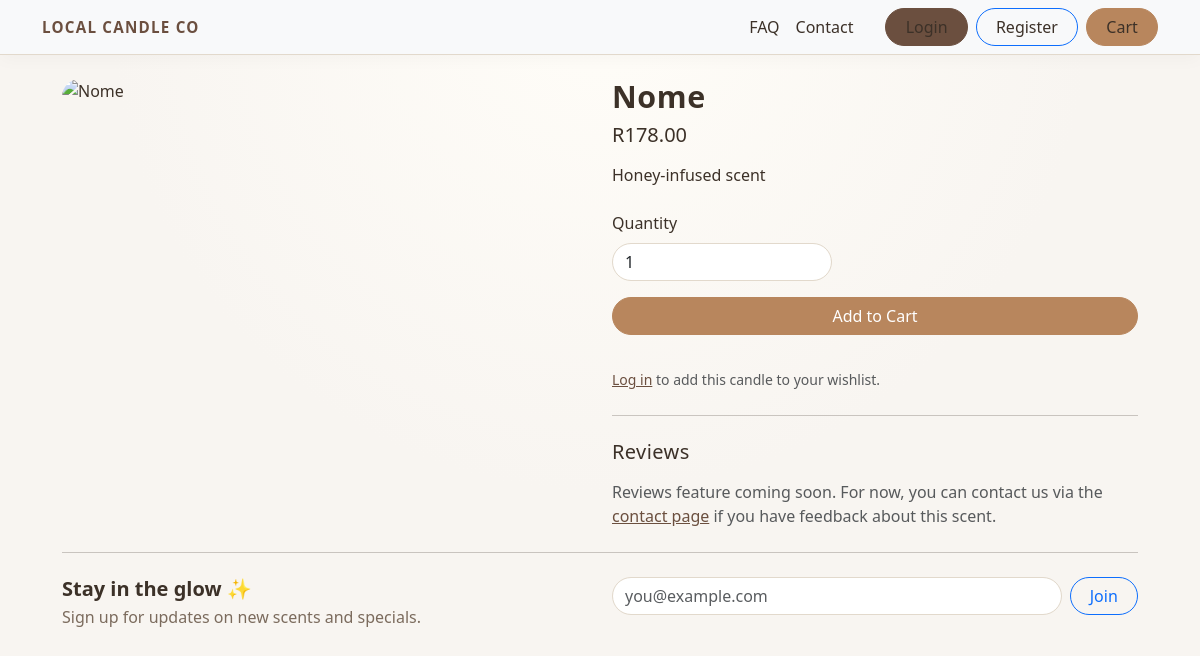
The app's page /p/nome/ with its own data.
### products/models.py (models this page shows, shortened)
class Product(models.Model):
    name = models.CharField(max_length=120)
    slug = models.SlugField(unique=True)
    description = models.TextField()
    price = models.DecimalField(max_digits=8, decimal_places=2)
    image_url = models.URLField(blank=True)
    is_active = models.BooleanField(default=True)
    created_at = models.DateTimeField(auto_now_add=True)
    class Meta:
        ordering = ['name']

### products/views.py (the view, shortened to what this page needs)
# urls.py: path('p/<slug:slug>/', views.product_detail, name='detail'),
def product_detail(request, slug):
    product = get_object_or_404(Product, slug=slug, is_active=True)
    form = None
    reviews = product.reviews.all()
    return render(request, 'products/detail.html', {'product': product, 'reviews': reviews, 'form': form})

### templates/products/detail.html (shortened to what this page needs)
{% extends 'base.html' %}
{% block content %}
  <div class="row g-4">
    <div class="col-md-6">
      <div class="product-detail-image-wrapper mb-3">
        <img
          src="{{ product.image_url }}"
          alt="{{ product.name }}"
          class="img-fluid product-detail-image"
        />
      </div>
    </div>
    <div class="col-md-6">
      <h1 class="mb-2">{{ product.name }}</h1>
      <p class="h5 mb-3">R{{ product.price }}</p>
      <p class="mb-4">{{ product.description }}</p>
      <div class="product-detail-actions mb-4">
        <form method="post" action="{% url 'checkout:cart_add' product.id %}" class="mb-3">
          <label for="id_quantity" class="form-label d-block mb-2">Quantity</label>
          <input
            type="number"
            id="id_quantity"
            name="quantity"
            value="1"
            min="1"
            class="form-control mb-3"
            style="max-width: 220px;"
          />
          <button type="submit" class="btn btn-success w-100 mb-3">
            Add to Cart
          </button>
        </form>
        {% if user.is_authenticated %}
          <a
            class="btn btn-outline-secondary w-100"
            href="{% url 'accounts:wishlist_add' product.id %}"
          >
            Add to Wishlist
          </a>
        {% else %}
          <p class="mt-2">
            <small class="text-muted">
              <a href="/accounts/login/">Log in</a> to add this candle to your wishlist.
            </small>
          </p>
        {% endif %}
      </div>
      <hr class="my-4">
      <h2 class="h5 mb-3">Reviews</h2>
      <p class="text-muted mb-0">
        Reviews feature coming soon. For now, you can contact us via the
        <a href="{% url 'marketing:contact' %}">contact page</a> if you have feedback about this scent.
      </p>
    </div>
  </div>
{% endblock %}

### static/css/style.css (style rules this page uses)
:root { --lc-bg: #f8f5f1; --lc-bg-alt: #fdfaf6; --lc-border: #e2d9cc; --lc-primary: #6b4f3f; --lc-primary-dark: #543d31; --lc-accent: #b8865d; --lc-accent-dark: #9b714d; --lc-text-main: #3c3128; --lc-text-muted: #7b6b5d; }
body { background: radial-gradient(circle at top, #fffdf8 0, var(--lc-bg) 55%); font-family: system-ui, -apple-system, BlinkMacSystemFont, "Segoe UI", sans-serif; color: var(--lc-text-main); }
h1, h2, h3, h4 { color: var(--lc-text-main); letter-spacing: 0.02em; }
h1 { font-size: 1.9rem; font-weight: 700; }
h2 { font-size: 1.5rem; font-weight: 600; }
.btn { border-radius: 999px; font-weight: 500; padding-inline: 1.2rem; }
.btn-success { background-color: var(--lc-accent); border-color: var(--lc-accent); }
a { color: var(--lc-primary); }
.product-detail-image { display: block; width: 100%; height: 420px; object-fit: cover; object-position: center; border-radius: 18px; }
form { max-width: 540px; }
form .form-control { border-radius: 999px; border-color: var(--lc-border); }

### records on screen
Product: name "Nome", price "178.00", description "Honey-infused scent"
